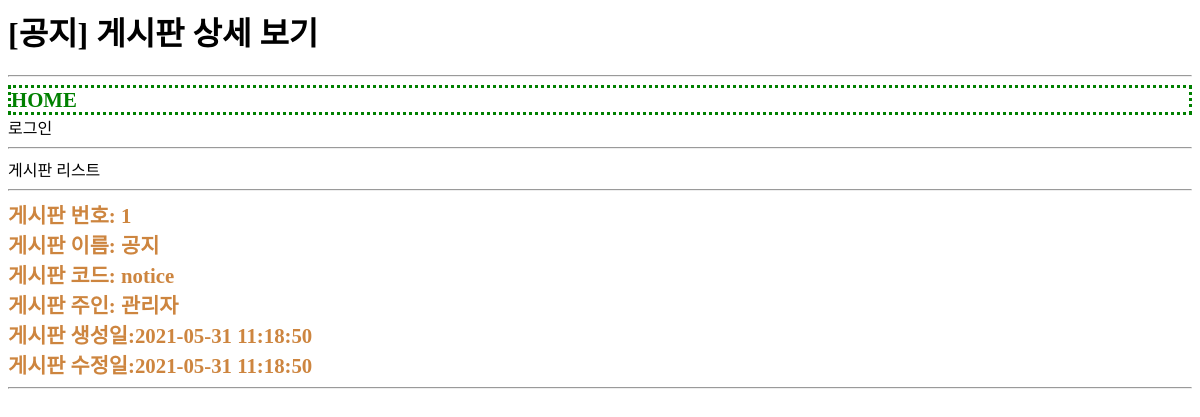
Page /usr/board/detail.php?id=1 on the committed database.
### tables this page shows
CREATE TABLE board(
    id INT(10) UNSIGNED NOT NULL PRIMARY KEY AUTO_INCREMENT,
    regDate DATETIME NOT NULL,
    updateDate DATETIME NOT NULL,
    memberId INT(10) UNSIGNED NOT NULL,
    `name` VARCHAR(100) NOT NULL,
    `code` VARCHAR(100) NOT NULL
);

CREATE TABLE `member`(
	id INT(10) UNSIGNED NOT NULL PRIMARY KEY AUTO_INCREMENT,
	delStatus INT(1) UNSIGNED NOT NULL,
	regDate DATETIME NOT NULL,
	updateDate DATETIME NOT NULL,
	loginId CHAR(20) NOT NULL,
	loginPw CHAR(100) NOT NULL,
	`name` CHAR(20) NOT NULL,
	nickname CHAR(20) NOT NULL,
	cellphoneNo CHAR(20) NOT NULL,
	email CHAR(100) NOT NULL
);

### util.php (called while the page is built, shortened)
<?php
function DB__getRow($sql) {
  global $dbConn;
  $rs = mysqli_query($dbConn, $sql);
  $row = mysqli_fetch_assoc($rs);
  return $row;
}
function getIntValueOr(&$value, $defaultValue) {
  if ( isset($value) ) {
    return intval($value);
  }
  return $defaultValue;
}
?>

### usr/board/detail.php (the view, shortened to what this page needs)
<?php
$boardId = getIntValueOr($_GET['id'], 0);
$sqlGetBoard = "
SELECT * FROM board
WHERE id = ${boardId};
";
$board = DB__getRow($sqlGetBoard);
$memberId = $board['memberId'];
$sqlGetMember = "
SELECT * FROM `member`
WHERE id = ${memberId};
";
$member = DB__getRow($sqlGetMember);
?>
<?php
$loginPage = true;
$pageTitle = "[${board['name']}] 게시판 상세 보기";
?>
<?php
require_once __DIR__ . '/../head.php';
?>
<a href="/usr/board/list.php">게시판 리스트</a>
<hr>
<div>
게시판 번호: <?=$board['id']?><br>
게시판 이름: <?=$board['name']?><br>
게시판 코드: <?=$board['code']?><br>
게시판 주인: <?=$member['nickname']?><br>
게시판 생성일:<?=$board['regDate']?><br>
게시판 수정일:<?=$board['updateDate']?><br>
</div>
<hr>
<?php
require_once __DIR__ . '/../foot.php';
?>

### usr/head.php (shortened to what this page needs)
<!DOCTYPE html>
<html lang="en">
<head>
  <link rel="stylesheet" href="/common.css">
  <link
    rel="stylesheet"
    href="https://cdnjs.cloudflare.com/ajax/libs/font-awesome/5.8.2/css/all.min.css"
  >
</head>
<body>
  <h1><?=$pageTitle?></h1>
  <hr>
  <div class="home"><a href="/usr/member/userHome.php">HOME</a></div>
  <?php
  if($loginPage){
  if ( isset($_SESSION['loginedMemberId']) ) { ?>
  <a class="logout_button" onClick="if(!confirm('로그아웃 하시겠습니까?')){return false}" href="/usr/member/doLogout.php">로그아웃</a>
  <?php }else{ ?>
    <a class="login_button" href="/usr/member/login.php">로그인</a>
  <?php } ?>
<?php } ?>
  <hr>

### common.css (style rules this page uses)
body, ul, li { list-style: none; }
a { text-decoration: none; color: inherit; }
div { font-size:1.3rem; font-weight: bold; color: peru; }
.home { display: block; color: green; border: dotted; size: 100px; }

### rows in the picture
board: name "[공지] 게시판 상세 보기", id "1", name "공지", code "notice", regDate "2021-05-31 11:18:50", updateDate "2021-05-31 11:18:50"
member: nickname "관리자"
